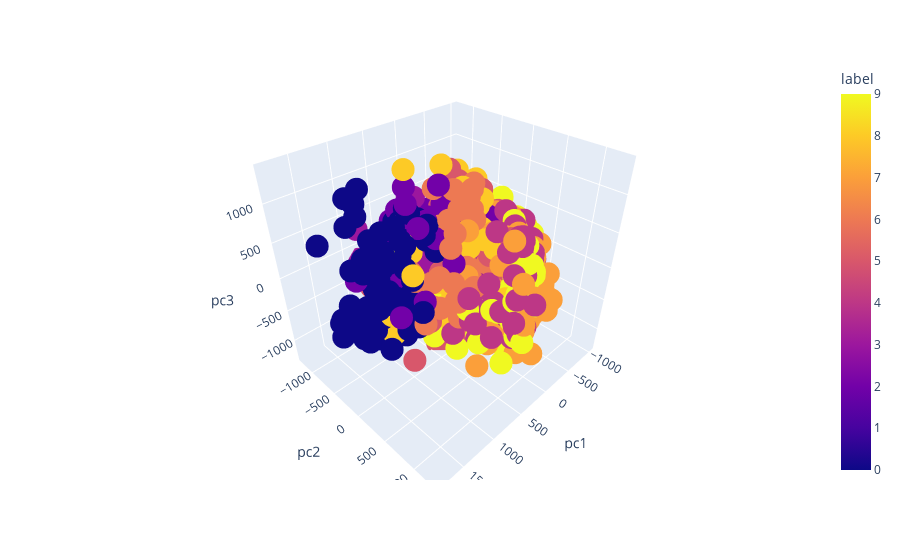

The notebook cell saved with this chart:
### Code cell
import plotly.express as px
fig = px.scatter_3d(df_minst.sample(1000), x='pc1', y='pc2', z='pc3',
              color='label')
fig.show()

### Figure 1 — Plotly figure (JSON) as saved in the notebook; plotly's stock layout.template omitted (floating-point values rounded to 4 significant figures; data arrays with more than 128 entries replaced by an {"elided": "..."} marker saying what was removed)
{"data": [{"hovertemplate": "pc1=%{x}<br>pc2=%{y}<br>pc3=%{z}<br>label=%{marker.color}<extra></extra>", "legendgroup": "", "marker": {"color": {"elided": "1000 int values"}, "coloraxis": "coloraxis", "symbol": "circle"}, "mode": "markers", "name": "", "scene": "scene", "showlegend": false, "type": "scatter3d", "x": {"elided": "1000 float values"}, "y": {"elided": "1000 float values"}, "z": {"elided": "1000 float values"}}], "layout": {"coloraxis": {"colorbar": {"title": {"text": "label"}}, "colorscale": [[0, "#0d0887"], [0.1111, "#46039f"], [0.2222, "#7201a8"], [0.3333, "#9c179e"], [0.4444, "#bd3786"], [0.5556, "#d8576b"], [0.6667, "#ed7953"], [0.7778, "#fb9f3a"], [0.8889, "#fdca26"], [1, "#f0f921"]]}, "legend": {"tracegroupgap": 0}, "margin": {"t": 60}, "scene": {"domain": {"x": [0, 1], "y": [0, 1]}, "xaxis": {"title": {"text": "pc1"}}, "yaxis": {"title": {"text": "pc2"}}, "zaxis": {"title": {"text": "pc3"}}}}}
